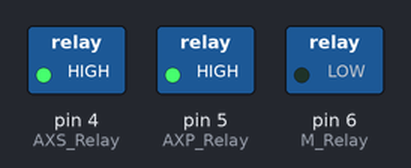
This sketch was run on a simulated Arduino Uno, built with avr-gcc and run on an emulated ATmega328P. Shown: switched loads named in the sketch (green lamp = pin HIGH).

Above: at 2.0 s.
At 6.0 s:
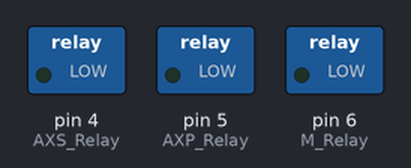
At 9.0 s:
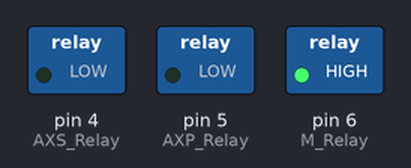
At 10.0 s:
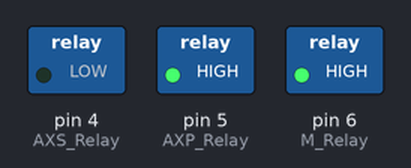
At 11.0 s:
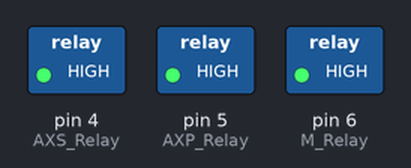
At 13.0 s:
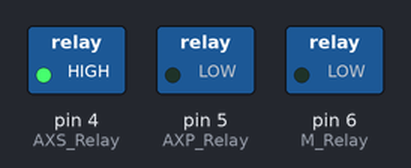
Timing chart, 0 to 14.5 s (numbered marks = the images above):
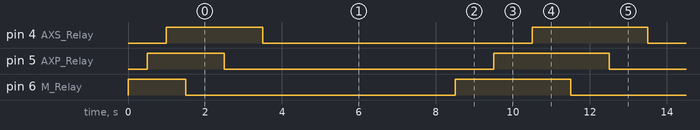

Measured:
- by itself, pin 4 (AXS_Relay), pin 5 (AXP_Relay), pin 6 (M_Relay): alternates HIGH for 3.0 s and LOW for 7.0 s
- by itself, everything shown: repeats every 10.0 s, in 6 steps

The sketch:

Relay_Test.ino
```cpp
//OK
const int M_Relay=6;
const int AXP_Relay=5;
const int AXS_Relay=4;
void setup()
{
  pinMode(M_Relay,OUTPUT);
  pinMode(AXP_Relay,OUTPUT);
  pinMode(AXS_Relay,OUTPUT);
  digitalWrite(M_Relay,HIGH);
  delay(500);
  digitalWrite(AXP_Relay,HIGH);
  delay(500);
  digitalWrite(AXS_Relay,HIGH);
  delay(500);
}
void loop()
{
   digitalWrite(M_Relay,LOW);
   delay(1000);
   digitalWrite(AXP_Relay,LOW);
   delay(1000);
   digitalWrite(AXS_Relay,LOW);
   delay(5000);
   digitalWrite(M_Relay,HIGH);
   delay(1000);
   digitalWrite(AXP_Relay,HIGH);
   delay(1000);
   digitalWrite(AXS_Relay,HIGH);
   delay(1000);
}
```
